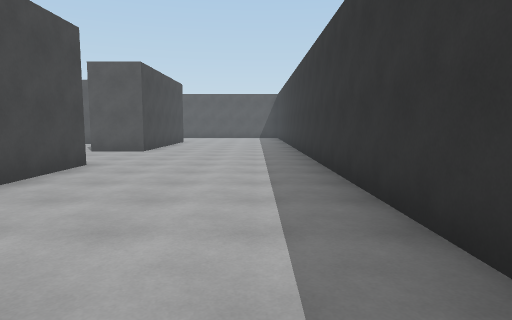
View 1 (above)

20 first-person views from a walk through a scene from a Unity 3-D project. The camera is 1.5 m above the floor, tilts 6° down and sees 75° across. The floor is counted in squares, 2 m on a side. Each view is taken from the middle of a square. On the plan, view 1 faces up. The plan holds only what a view shows up to about 11 squares ahead; the rest is blank. The place goes on beyond the plan. The player is left out. Surface patterns are stand-ins for the level's own textures.

View 2
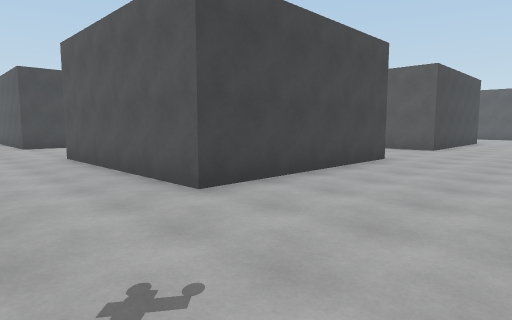

View 3
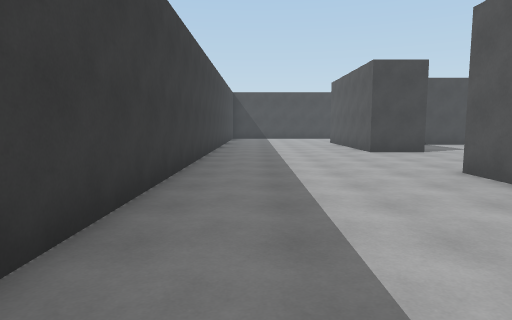

View 4
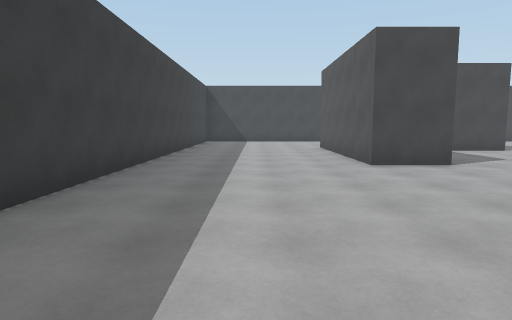

View 5
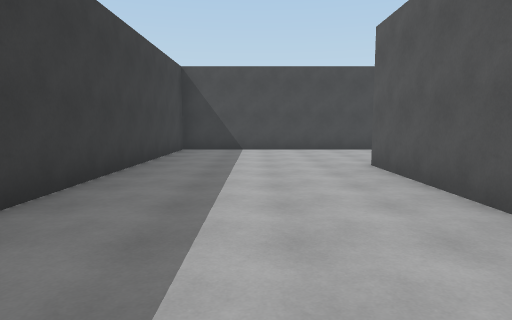

View 6
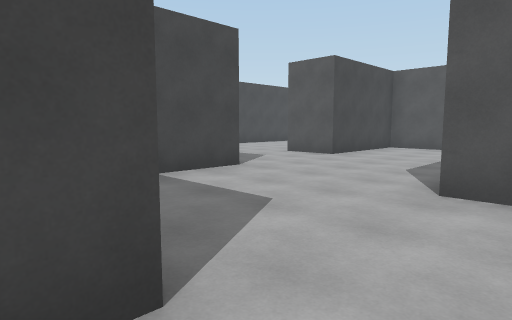

View 7
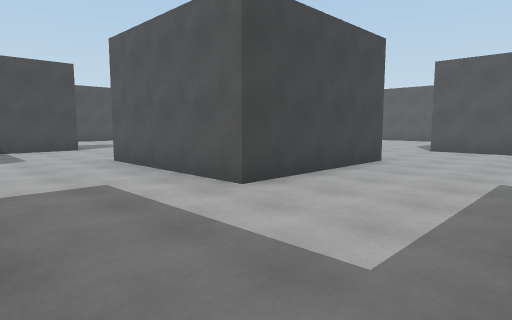

View 8
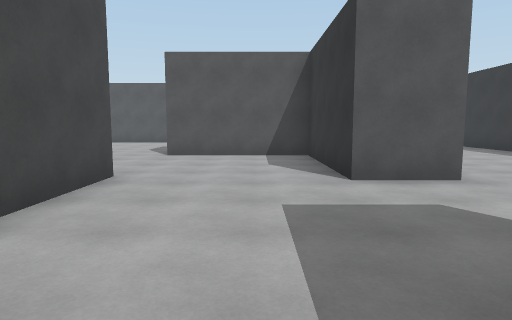

View 9
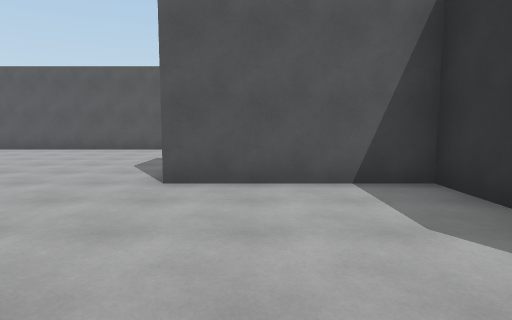

View 10
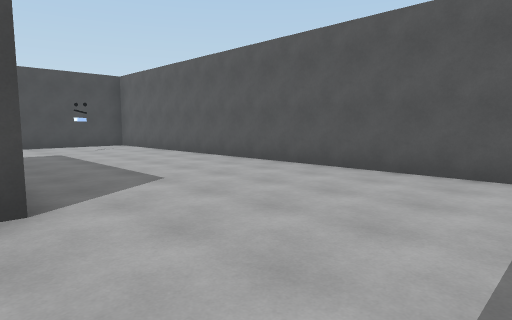

View 11
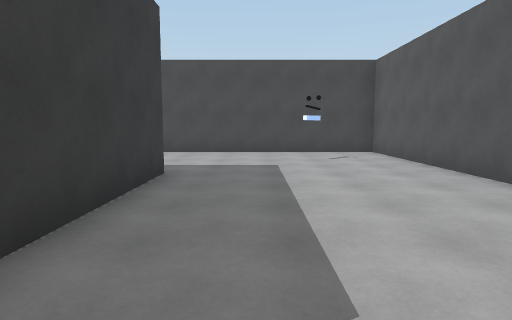

View 12
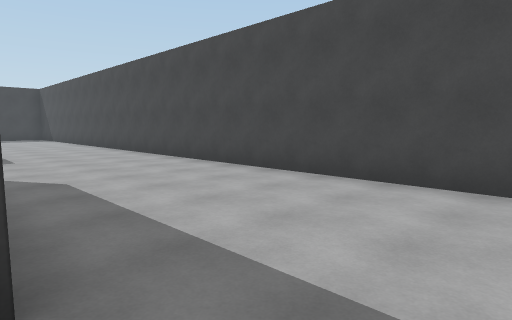

View 13
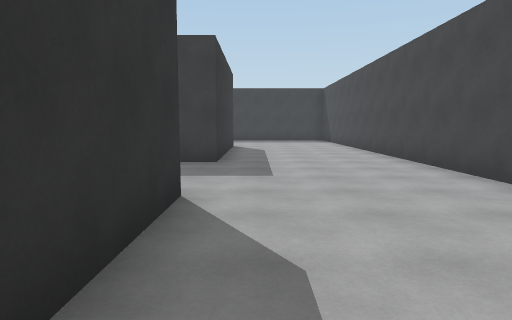

View 14
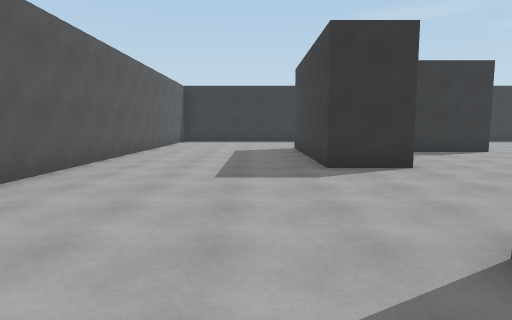

View 15
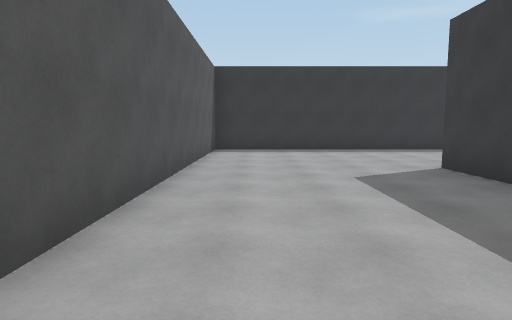

View 16
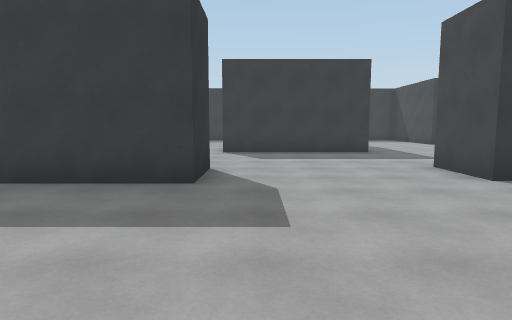

View 17
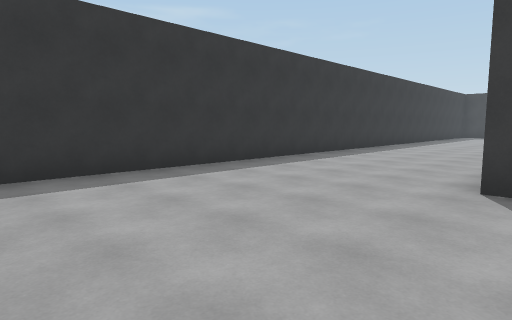

View 18
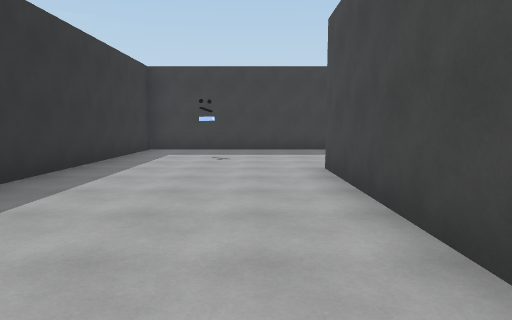

View 19
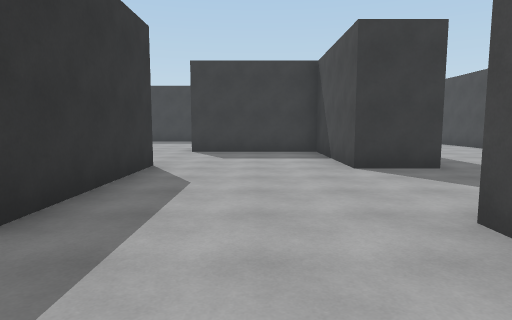

View 20
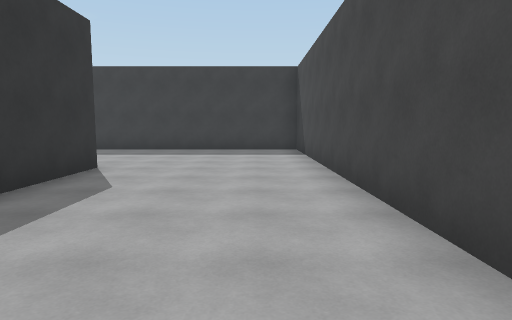

### Floor plan
Points are (right, up) in squares from view 1. A wall is a line through its corners. A room is listed if a view was taken in it or the views show most of it. See-through windows are left out.
Room 1 (views 1, 2, 3, 4, 5, 6, 7, 8, 9, 10, 11, 12, 13, 14, 15, 16, 17, 18, 19, 20)
walls: (-8.1, 9.8) (-8.1, 5.8) (-12.1, 5.8) (-12.1, 9.8) (-8.1, 9.8); (-14.1, 13.1) (-15.7, 13.1) (-15.7, 9.5) (-17.2, 9.5) (-17.2, 12.1); (-15.7, 6.3) (-15.7, 2.7) (-12.2, 2.7) (-12.2, 1.2) (-17.2, 1.2) (-17.2, 6.3) (-15.7, 6.3); (-3.2, 11.5) (-3.2, 9.5) (-4.7, 9.5) (-4.7, 13.3) (-8.2, 13.3) (-8.2, 14.7) (-3.1, 14.7); (-3.2, 6.4) (-3.2, 1.2) (-8.2, 1.2); (-17.2, 14.6) (-12.2, 14.6) (-12.2, 13); (1.2, 19.2) (-21.3, 19.2) (-21.3, -3.2) (1.2, -3.2) (1.2, 19.2)

Positions as (right, up) in squares from view 1, and headings:
1: (0, 0), facing up
2: (0, -1), facing up-left
3: (-3, -2), facing left
4: (-6, -1), facing left
5: (-11, -1), facing left
6: (-11, 2), facing up-left
7: (-5, 3), facing up-left
8: (-6, 5), facing up
9: (-7, 9), facing up
10: (-9, 14), facing up-left
11: (-12, 16), facing left
12: (-17, 16), facing down-left
13: (-18, 13), facing down
14: (-14, 16), facing right
15: (-9, 18), facing right
16: (-9, 19), facing down
17: (-4, 19), facing down-right
18: (-2, 7), facing down
19: (-14, 12), facing down
20: (-20, 7), facing down
